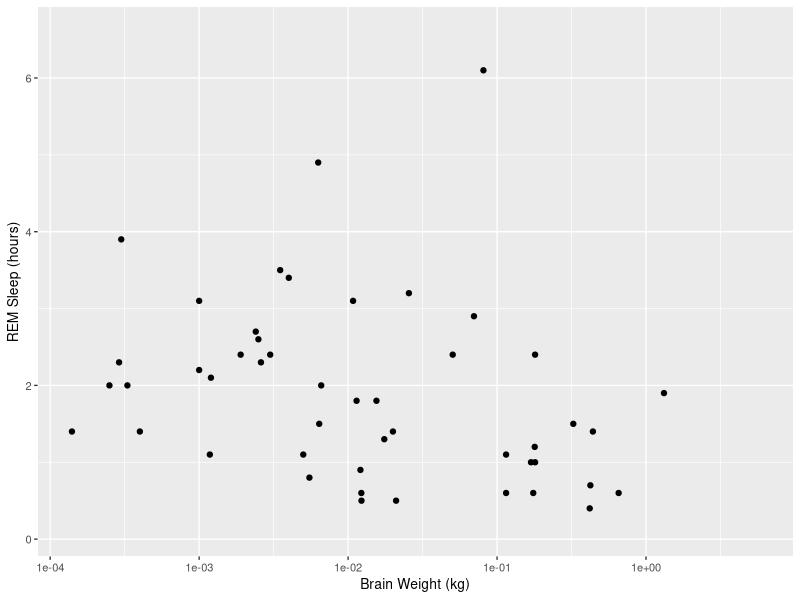

The R source for this figure:
## ---- chunk 1
# This is the setup chunk. It can be used to setup general options and load
# packages that you make use of during the report.
knitr::opts_chunk$set(
  echo = TRUE,
  warning = FALSE,
  message = FALSE,
  fig.align = "center",
  fig.width = 2.5,
  fig.height = 2.2
)

library(tidyverse)

# set a theme for ggplot2
theme_set(theme_grey(base_size = 10))

options(
  digits = 3, # limit number of significant digits
  width = 63  # limit width of code
)
## ---- chunk 2
ggplot(msleep, aes(brainwt, sleep_rem)) +
  geom_point() +
  scale_x_log10() +
  labs(x = "Brain Weight (kg)", y = "REM Sleep (hours)")
## ---- chunk 3
# the code in this block will be evaluated and its results will be printed
# in the output, but the code will not show
rnorm(5)
## ---- chunk 4
# this code block will show in the output,
# but the results of `rnorm(50)` will not
rnorm(5)
## ---- chunk 5
# this code will be evaluated but nothing will show in the output
rnorm(5)
## ---- chunk 6
knitr::opts_chunk$set(
  echo = TRUE,
  warning = FALSE,
  message = FALSE,
  fig.align = "center",
  fig.width = 2.5,
  fig.height = 2.2
)
